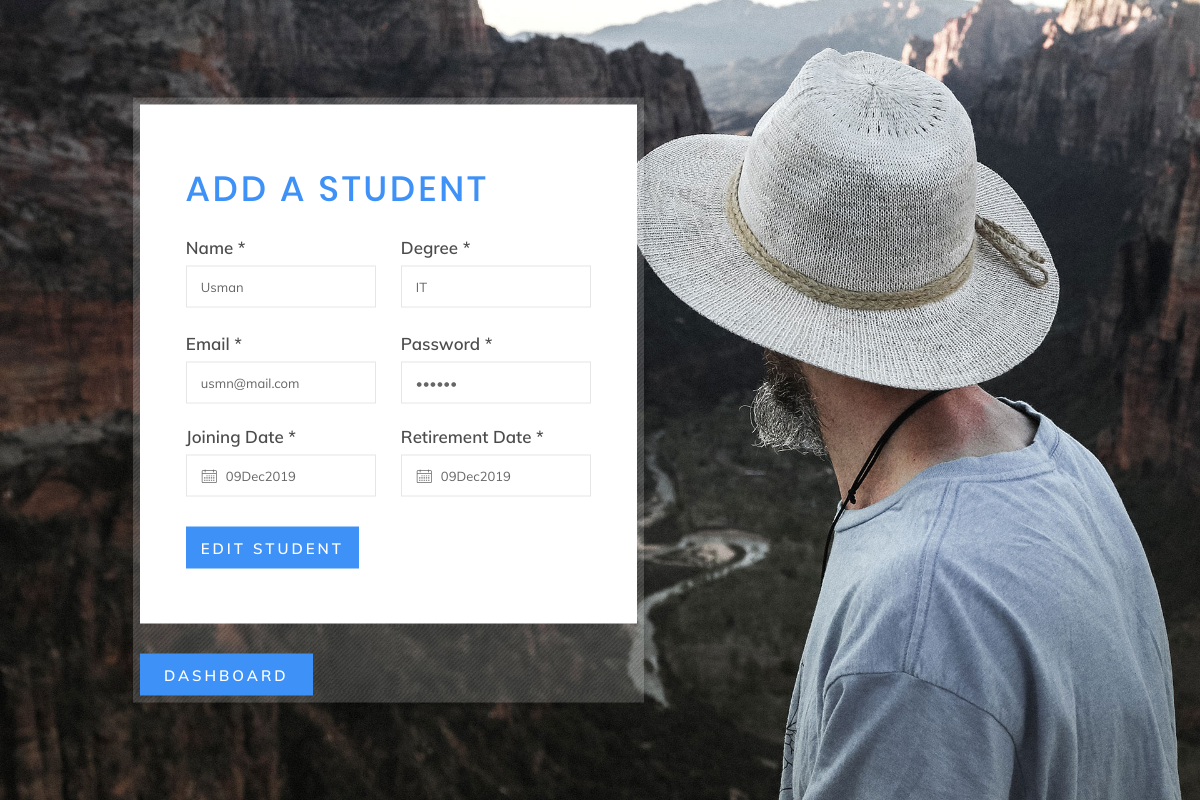
Screenshot of /edit/1 with the database file from the repository.
### main.py (models this page shows)
class Students(db.Model):
    __tablename__ = "students"
    srno = db.Column(db.Integer, primary_key=True)
    name = db.Column(db.String(80), nullable=False)
    email = db.Column(db.String(60), nullable=False)
    degree = db.Column(db.String(12), nullable=False)
    password = db.Column(db.String(12), nullable=False)
    joining_date = db.Column(db.String(50), nullable=False)
    retirement_date = db.Column(db.String(50), nullable=False)

### main.py (the view, shortened to what this page needs)
@app.route("/edit/<string:srno>", methods=['GET', 'POST'])
def edit(srno):
    router = "addStudents"
    person = "Student"
    extra = "Degree"
    student = Students.query.filter_by(srno=srno).first()
    return render_template('edit.html',params=params,student=student,router=router,person=person,extra=extra,srno=srno)

### templates/edit.html (shortened to what this page needs)
<!DOCTYPE html>
<html>
	<head>
		<link rel="stylesheet" href="{{url_for('static', filename='fonts/linearicons/style.css')}}">
		<link rel="stylesheet" href="{{url_for('static', filename='fonts/material-design-iconic-font/css/material-design-iconic-font.min.css')}}">
		<link rel="stylesheet" href="{{url_for('static', filename='vendor/date-picker/css/datepicker.min.css')}}">
		<link rel="stylesheet" href="{{url_for('static', filename='css/style.css')}}">
	</head>
	<body>
		<div class="wrapper">
			<div class="inner">
				<form action="/edit/{{srno}}" method="POST">
					<h3>Add a {{person}}</h3>
					<div class="form-row">
						<div class="form-wrapper">
							<label for="">Name *</label>
							<input type="text" name="name" value="{{student.name}}" class="form-control" placeholder="Your Name">
						</div>
						<div class="form-wrapper">
							<label for="">{{extra}} *</label>
							<input type="text" name="{{extra}}" value="{{student.degree}}" class="form-control" placeholder="{{extra}}">
						</div>
					</div>
					<div class="form-row last">
							<div class="form-wrapper">
									<label for="">Email *</label>
									<input type="email" name="email" value="{{student.email}}" class="form-control" placeholder="Your Email">
							</div>
						<div class="form-wrapper">
							<label for="">Password *</label>
							<input type="password" name="password" value="{{student.password}}" class="form-control" placeholder="Password" value="{{password}}>">
						</div>
					</div>
					<div class="form-row">
						<div class="form-wrapper">
							<label for="">Joining Date *</label>
							<span class="lnr lnr-calendar-full"></span>
							<input type="text" name="joining_date" value="{{student.joining_date}}" class="form-control datepicker-here" data-language='en' data-date-format="dd M yyyy" id="dp1">
						</div>
						<div class="form-wrapper">
							<label for="">Retirement Date *</label>
							<span class="lnr lnr-calendar-full"></span>
							<input type="text" name="retirement_date" value="{{student.retirement_date}}" class="form-control datepicker-here" data-language='en'  data-date-format="dd M yyyy" id="dp2">
						</div>
					</div>
					<button type="submit" data-text="Submitt">
						<span>Edit {{person}}</span>
					</button>
				</form>
				<a href="/dashboard">
					<button data-text="Go" >
						<span>Dashboard</span>
					</button>
				</a>
			</div>
		</div>
	</body>
</html>

### static/css/style.css (style rules this page uses)
* { -webkit-box-sizing: border-box; -moz-box-sizing: border-box; box-sizing: border-box; }
body { font-family: "Poppins-Regular"; font-size: 13px; margin: 0; color: #999; }
input, textarea, select { font-family: "Muli-Regular"; font-size: 13px; color: #666; }
p, h1, h2, h3, h4, h5, h6, ul { margin: 0; }
a { text-decoration: none; }
.wrapper { min-height: 100vh; position: relative; background: url("../images/bg-registration-form-9.jpg") no-repeat right center; background-size: cover; }
.inner { position: absolute; top: 50%; left: 11.07%; transform: translateY(-50%); width: 511px; box-shadow: 0px 0px 10px 0px rgba(0, 0, 0, 0.2); -webkit-box-shadow: 0px 0px 10px 0px rgba(0, 0, 0, 0.2); -moz-box-shadow: 0px 0px 10px 0px rgba(0, 0, 0, 0.2); -ms-box-shadow: 0px 0px 10px 0px rgba(0, 0, 0, 0.2); -o-box-shadow: 0px 0px 10px 0px rgba(0, 0, 0, 0.2); background: url("../images/bg-inner.png") repeat; padding: 7px; }
form { width: 100%; padding: 57px 46px 55px; background: #fff; }
h3 { text-transform: uppercase; font-size: 35px; font-family: "Poppins-Medium"; color: #3e91f7; letter-spacing: 3px; margin-bottom: 22px; font-weight: 500; }
.form-row { display: flex; margin-bottom: 25px; }
.form-row.last { margin-bottom: 22px; }
.form-row .form-wrapper { width: 50%; }
.form-row .form-wrapper:first-child { margin-right: 25px; }
.form-wrapper { position: relative; }
.form-wrapper label { display: block; font-family: "Muli-SemiBold"; font-size: 17px; color: #4c4c4c; margin-bottom: 8px; }
.form-wrapper span.lnr-calendar-full { position: absolute; left: 16px; font-size: 15px; color: #666; top: 43px; }
.form-control { border: 1px solid #e6e6e6; display: block; width: 100%; height: 42px; padding: 0 14px; }
.form-control.datepicker-here { padding-left: 39px; }
button { border: none; width: 173px; height: 42px; margin-top: 30px; cursor: pointer; display: flex; align-items: center; justify-content: center; padding: 0; background: #3e91f7; color: #fff; text-transform: uppercase; font-family: "Muli-SemiBold"; font-size: 15px; position: relative; transition: all 0.3s ease; }
button span { letter-spacing: 3px; -webkit-transition: all 0.3s; -moz-transition: all 0.3s; -o-transition: all 0.3s; transition: all 0.3s; }
button:after { content: attr(data-text); position: absolute; width: 100%; height: 100%; top: 50%; left: 0; opacity: 0; letter-spacing: 3px; -webkit-transform: translate(-30%, -25%); transform: translate(-30%, -25%); -webkit-transition: all 0.3s; -moz-transition: all 0.3s; -o-transition: all 0.3s; transition: all 0.3s; }

### rows the page displays
Students: name "Usman", Degree "IT", email "usmn@mail.com", joining_date "09Dec2019", retirement_date "09Dec2019"

### other values shown
{{ person }} "STUDENT"
{{ extra }} "Degree"
